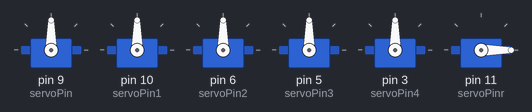
Bench run of a sketch on a simulated Arduino Uno, built with avr-gcc and run on an emulated ATmega328P. On the bench: 6 × servo.

Above: at 0.1 s.
At 3.6 s:
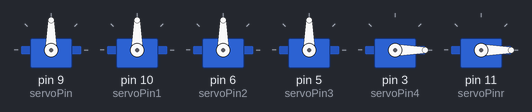
At 5.6 s:
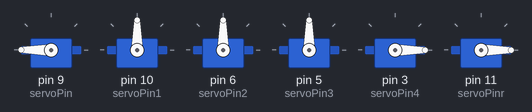
At 11.6 s:
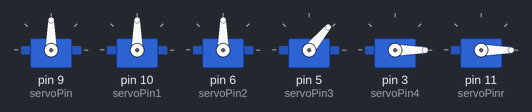
At 18.6 s:
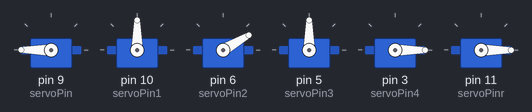
At 25.6 s:
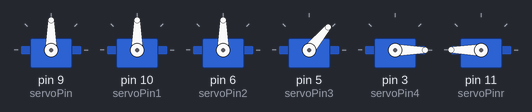
Timing chart, 0 to 27.1 s (numbered marks = the images above):
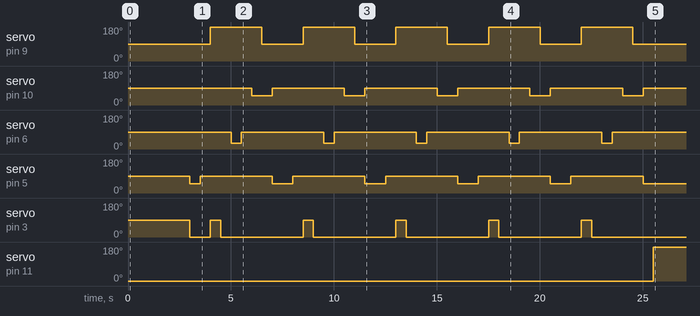

The sketch:

code_final_sans_communication.ino
```cpp
#include <Servo.h>

//déclaration des 5 servomoteurs des doigts et le servomoteur du rideau
Servo serv0 ;
Servo serv1 ;
Servo serv2 ;
Servo serv3 ;
Servo serv4 ;
Servo servr ;

//les 6 pwm PINs
int servoPin  = 9  ;
int servoPin1 = 10 ;
int servoPin2 = 6  ;
int servoPin3 = 5  ;
int servoPin4 = 3  ;
int servoPinr = 11 ;

boolean bouton=true;
int nbrValeurs=9;

//la matrice de la danse
int valeurs0[9]={0,0,90,0,0,0,0,0,0};
int valeurs1[9]={90,90,90,90,30,90,90,90,90};
int valeurs2[9]={50,90,90,90,90,90,90,90,50};
int valeurs3[9]={90,90,90,90,90,90,50,50,90};
int valeurs4[9]={90,90,180,180,180,180,180,90,90};

void setup() {
  Serial.begin(9600);

  serv0.attach(servoPin);
  serv1.attach(servoPin1);
  serv2.attach(servoPin2);
  serv3.attach(servoPin3);
  serv4.attach(servoPin4);
  servr.attach(servoPinr);
}

void loop() {
         if (bouton==true){
           servr.write(0);
           delay(3000);
           for (int i=0;i<5;i++){
             marionnette();
           }
           bouton = false;
           servr.write(180);
         }
}

void marionnette(){
         for (int i=0;i<9;i++){
           serv4.write(valeurs0[i]);
           serv2.write(valeurs1[i]);
           serv3.write(valeurs2[i]);
           serv1.write(valeurs3[i]);
           serv0.write(valeurs4[i]);
           delay(500);
         }
}
```

Measured:
- by itself, servo on pin 9 (servoPin): alternates 180° for 2.5 s and 90° for 2.0 s, 10 changes in all, then stays 90°
- by itself, servo on pin 10 (servoPin1): alternates 90° for 3.5 s and 50° for 1.0 s, 10 changes in all, then stays 90°
- by itself, servo on pin 6 (servoPin2): alternates 90° for 4.0 s and 30° for 0.50 s, 10 changes in all, then stays 90°
- by itself, servo on pin 5 (servoPin3): repeats every 4.5 s: 90° 3.5 s, 50° 1.0 s, until it stays 50° from 25.0 s
- by itself, servo on pin 3 (servoPin4): repeats every 4.5 s: 90° 0.50 s, 0° 4.0 s, until it stays 0° from 22.5 s
- by itself, servo on pin 11 (servoPinr): 0° → 180° at 25.5 s
